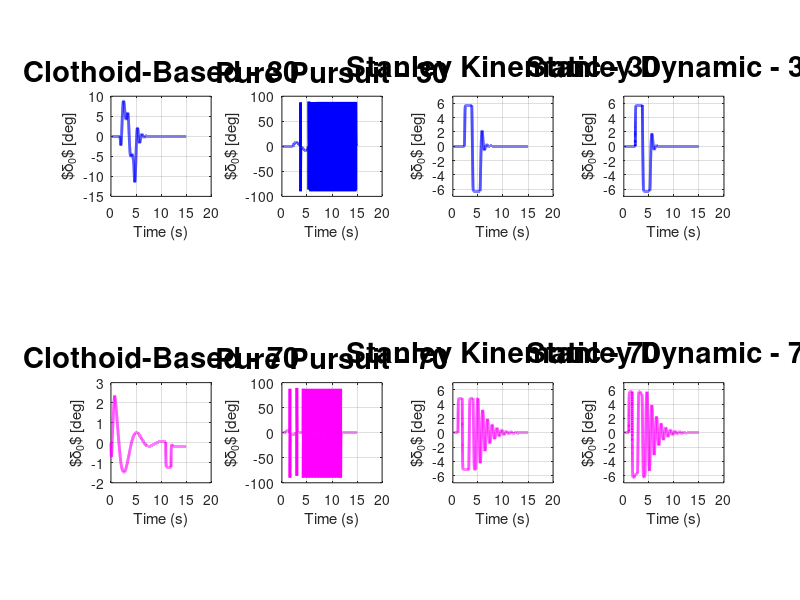
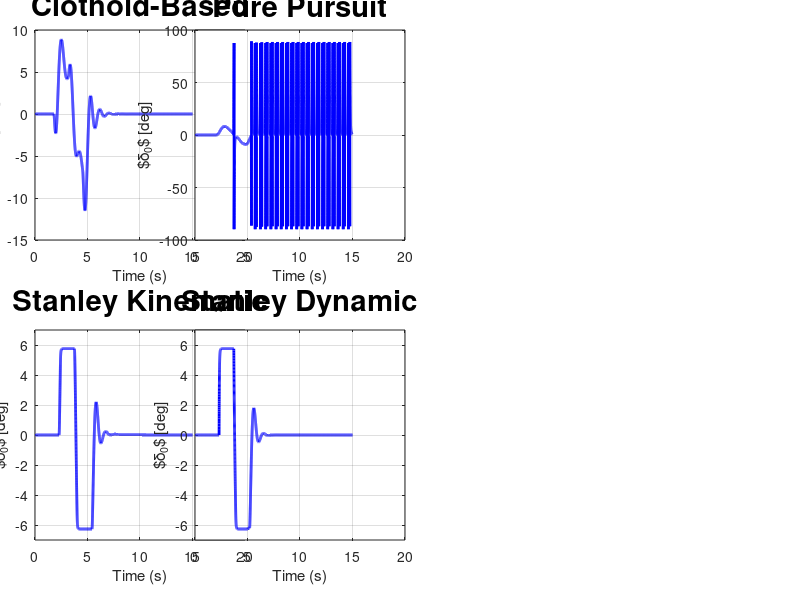
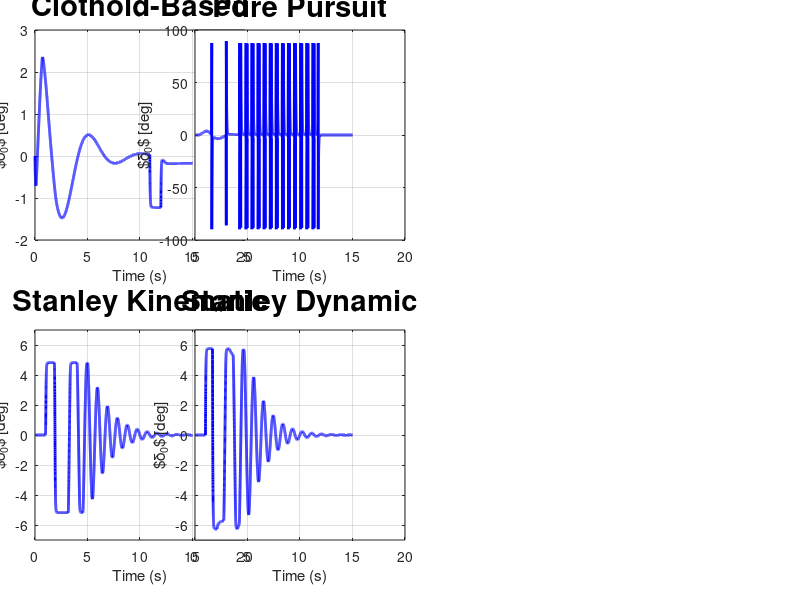

MATLAB code for these plots, in order: (Note: this script raises an error after producing the figures.)
clear all;
load('pure_purs');
load('stanly_dynamic');
load('stanly_kenimatic');
load('clothid');

output_file = './graphs/q%d/ex-6%d%s.eps';
q = 1;      

x = clothid{1}.time_sim;
time_sim = length(clothid{1}.time_sim);
test_count = length(clothid);
delta_30 = zeros(time_sim,4);
delta_70 = zeros(time_sim,4);

delta_30(:,1) = clothid{1}.delta_fr;
delta_30(:,2) = pure{1}.delta_fr;
delta_30(:,3) = s_kinematic{1}.delta_fr;
delta_30(:,4) = s_dynamic{1}.delta_fr;
delta_70(:,1) = clothid{2}.delta_fr;
delta_70(:,2) = pure{2}.delta_fr;
delta_70(:,3) = s_kinematic{2}.delta_fr;
delta_70(:,4) = s_dynamic{2}.delta_fr;

color = '-b';
color2 = '-m';
title_size = 21;
%% for speed 30
figure('Name','steering behaviour-30','NumberTitle','off'), clf   
% clothid
ax(1) = subplot(221);
plot(x,delta_30(:,1),color,'LineWidth',2)
title("Clothoid-Based",'fontweight','bold','FontSize', title_size)
ylabel('$\delta_0$ [deg]')
xlabel('Time (s)')
grid on
pbaspect([1 1 1]);
% pure 
ax(3) = subplot(222);
plot(x,delta_30(:,2),color,'LineWidth',2)
title("Pure Pursuit",'fontweight','bold','FontSize', title_size)
ylabel('$\delta_0$ [deg]')
xlabel('Time (s)')
grid on
% ax(3).YAxis.Exponent=1;
pbaspect([1 1 1]);
% s_kinematic
ax(2) = subplot(223);
plot(x,delta_30(:,3),color,'LineWidth',2)
title("Stanley Kinematic",'fontweight','bold','FontSize', title_size)
ylabel('$\delta_0$ [deg]')
xlabel('Time (s)')
ylim([-7 7])
grid on
pbaspect([1 1 1]);
% s_dynamic
ax(4) = subplot(224);
plot(x,delta_30(:,4),color,'LineWidth',2)
title("Stanley Dynamic",'fontweight','bold','FontSize', title_size)
grid on
ylabel('$\delta_0$ [deg]')
xlabel('Time (s)')
ylim([-7 7])
pbaspect([1 1 1]);
set(ax(1),'position',[.0 .6 .35 .35])
set(ax(2),'position',[.0 .1 .35 .35])
set(ax(3),'position',[.2 .6 .35 .35])
set(ax(4),'position',[.2 .1 .35 .35])


%% for speed 70
figure('Name','steering behaviour-70','NumberTitle','off'), clf   
% clothid
ax(1) = subplot(221);
plot(x,delta_70(:,1),color,'LineWidth',2)
title("Clothoid-Based",'fontweight','bold','FontSize', title_size)
ylabel('$\delta_0$ [deg]')
xlabel('Time (s)')
grid on
pbaspect([1 1 1]);
% pure 
ax(3) = subplot(222);
plot(x,delta_70(:,2),color,'LineWidth',2)
title("Pure Pursuit",'fontweight','bold','FontSize', title_size)
ylabel('$\delta_0$ [deg]')
xlabel('Time (s)')
grid on
% ax(3).YAxis.Exponent=1;
pbaspect([1 1 1]);
% s_kinematic
ax(2) = subplot(223);
plot(x,delta_70(:,3),color,'LineWidth',2)
title("Stanley Kinematic",'fontweight','bold','FontSize', title_size)
ylabel('$\delta_0$ [deg]')
xlabel('Time (s)')
ylim([-7 7])
grid on
pbaspect([1 1 1]);
% s_dynamic
ax(4) = subplot(224);
plot(x,delta_70(:,4),color,'LineWidth',2)
title("Stanley Dynamic",'fontweight','bold','FontSize', title_size)
grid on
ylabel('$\delta_0$ [deg]')
xlabel('Time (s)')
ylim([-7 7])
pbaspect([1 1 1]);
set(ax(1),'position',[.0 .6 .35 .35])
set(ax(2),'position',[.0 .1 .35 .35])
set(ax(3),'position',[.2 .6 .35 .35])
set(ax(4),'position',[.2 .1 .35 .35])

%% combined 

figure('Name','steering behaviour-all','NumberTitle','off'), clf   
% clothid
ax(1) = subplot(241);
plot(x,delta_30(:,1),color,'LineWidth',2)
title("Clothoid-Based - 30",'fontweight','bold','FontSize', title_size)
ylabel('$\delta_0$ [deg]')
xlabel('Time (s)')
grid on
pbaspect([1 1 1]);
% pure 
ax(2) = subplot(242);
plot(x,delta_30(:,2),color,'LineWidth',2)
title("Pure Pursuit - 30",'fontweight','bold','FontSize', title_size)
ylabel('$\delta_0$ [deg]')
xlabel('Time (s)')
grid on
% ax(3).YAxis.Exponent=1;
pbaspect([1 1 1]);
% s_kinematic
ax(3) = subplot(243);
plot(x,delta_30(:,3),color,'LineWidth',2)
title("Stanley Kinematic - 30",'fontweight','bold','FontSize', title_size)
ylabel('$\delta_0$ [deg]')
xlabel('Time (s)')
ylim([-7 7])
grid on
pbaspect([1 1 1]);
% s_dynamic
ax(4) = subplot(244);
plot(x,delta_30(:,4),color,'LineWidth',2)
title("Stanley Dynamic - 30",'fontweight','bold','FontSize', title_size)
grid on
ylabel('$\delta_0$ [deg]')
xlabel('Time (s)')
ylim([-7 7])
pbaspect([1 1 1]);

% clothid
ax(5) = subplot(245);
plot(x,delta_70(:,1),color2,'LineWidth',2)
title("Clothoid-Based - 70",'fontweight','bold','FontSize', title_size)
ylabel('$\delta_0$ [deg]')
xlabel('Time (s)')
grid on
pbaspect([1 1 1]);
% pure 
ax(6) = subplot(246);
plot(x,delta_70(:,2),color2,'LineWidth',2)
title("Pure Pursuit - 70",'fontweight','bold','FontSize', title_size)
ylabel('$\delta_0$ [deg]')
xlabel('Time (s)')
grid on
% ax(3).YAxis.Exponent=1;
pbaspect([1 1 1]);
% s_kinematic
ax(7) = subplot(247);
plot(x,delta_70(:,3),color2,'LineWidth',2)
title("Stanley Kinematic - 70",'fontweight','bold','FontSize', title_size)
ylabel('$\delta_0$ [deg]')
xlabel('Time (s)')
ylim([-7 7])
grid on
pbaspect([1 1 1]);
% s_dynamic
ax(8) = subplot(248);
plot(x,delta_70(:,4),color2,'LineWidth',2)
title("Stanley Dynamic - 70",'fontweight','bold','FontSize', title_size)
grid on
ylabel('$\delta_0$ [deg]')
xlabel('Time (s)')
ylim([-7 7])
pbaspect([1 1 1]);
exportgraphics(gcf,sprintf(output_file,q,q,'ff'),'ContentType','vector')
%% error tracking

controlers = {'Clothoid-Based','Pure Pursuit','Stanley Kinematic','Stanley Dynamic'};
error = zeros(test_count,5);
error(:,1) = [30, 70];
for ind =1: test_count
error(ind,2) = clothid{ind}.e_max;
error(ind,3) = pure{ind}.e_max;
error(ind,4) = s_kinematic{ind}.e_max;
error(ind,5) = s_dynamic{ind}.e_max;
end
figure('Name','max error','NumberTitle','off'), clf  
set(0,'DefaultAxesColorOrder',parula(4))
bar(error(:,1),error(:,2:end));
grid on

xlabel('vehicle speed (u) [$km/h$]')
ylabel('tracking error [m]')
% yticks((0:2:14))
%     ylim([0 52])
% xlim([10 110])
set(gca,'fontsize',26)
hleg = legend(controlers,'location','NW');
htitle = get(hleg,'Title');
set(htitle,'String','Lateral Controller')

pbaspect([1 1 1])
exportgraphics(gcf,sprintf(output_file,q,q,'er'),'ContentType','vector')